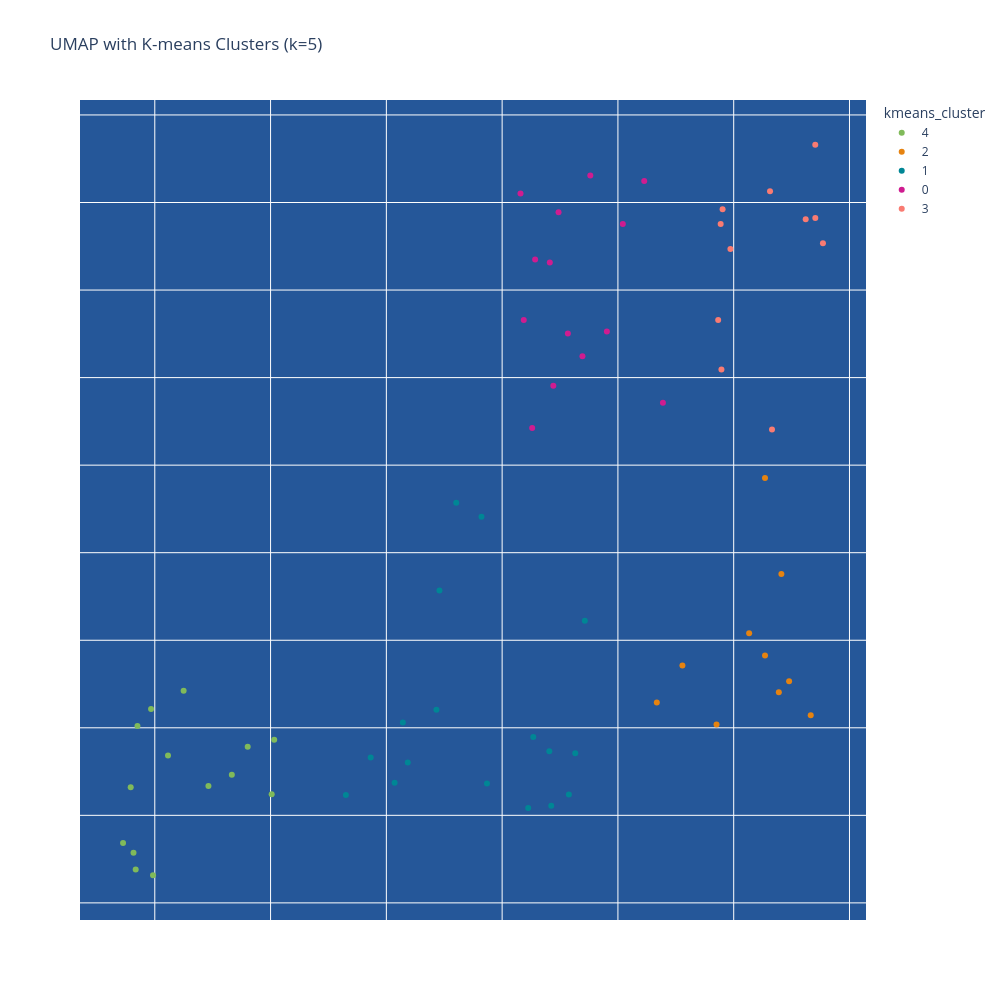

Notebook source saved alongside this figure:
### Code cell
# K-means clustering on UMAP coordinates
# Number of clusters for K-means
n_clusters = int(input(f"Enter the number of clusters you want (optimal = {optimal_k}): ")) # You can adjust this parameter to get desired number of clusters

# Perform K-means clustering on UMAP coordinates
kmeans = KMeans(n_clusters=n_clusters, random_state=42, n_init=10)
cluster_labels = kmeans.fit_predict(umap_result)

# Add K-means cluster assignments to the dataframe
umap_df_pca['kmeans_cluster'] = cluster_labels

# Print the number of clusters
print(f"Number of K-means clusters: {n_clusters}")

# Visualize UMAP with K-means clusters
umap_df_pca['Faculty_Full_Name'] = raw_data['Faculty_Full_Name']
umap_df_pca['kmeans_cluster'] = umap_df_pca['kmeans_cluster'].astype(str)
fig = px.scatter(
    umap_df_pca,
    x="V1",
    y="V2",
    color='kmeans_cluster',
    title=f"UMAP with K-means Clusters (k={n_clusters})",
    hover_name="Faculty_Full_Name",
    hover_data={"V1": False, "V2": False, 'Top_Mesh_Terms': True},
    width=1000,
    height=1000,
    color_discrete_sequence=px.colors.qualitative.Bold,
    category_orders={'kmeans_cluster': sorted(umap_df_pca['kmeans_cluster'].astype(float))}
)
fig_show(fig)

# Process clustering results and prepare for analysis
## This block creates a dataframe with numeric data, adds cluster labels, ensures proper data types, and identifies feature columns for further analysis
filtered_data_df = pd.DataFrame(feature_matrix)  # Create a new dataframe with numeric data
filtered_data_df['cluster'] = kmeans.labels_  # Add cluster labels to the dataframe

# Create a clustered dataframe for analysis
cluster_feature_matrix = filtered_data_df

# Ensure the cluster column is properly formatted
cluster_feature_matrix['cluster'] = cluster_feature_matrix['cluster'].astype('category')

### Figure 1 — Plotly figure (JSON) as saved in the notebook; plotly's stock layout.template omitted (floating-point values rounded to 4 significant figures)
{"data": [{"customdata": [[["Hippocampus", "Neuronal_Plasticity", "Cognitive_Dysfunction", "Neoplasms", "Synapses"]], [["Hippocampus", "Synaptic_Transmission", "Transcription_Factors", "Nerve_Net", "Adipocytes"]], [["Long_Term_Potentiation", "Synapses", "Synaptic_Transmission"]], [["Hippocampus", "Neurons", "Dentate_Gyrus"]], [["Hippocampus", "Long_Term_Potentiation", "Dentate_Gyrus", "Synapses", "Neuronal_Plasticity"]], [["Brain", "Hippocampus", "Neurons", "Long_Term_Potentiation", "Synapses"]], [["Entorhinal_Cortex", "Neurons", "Learning", "Hippocampus", "Brain"]], [["Endocannabinoids", "Dronabinol", "Brain", "Amidohydrolases", "Signal_Transduction"]], [["Spinal_Cord_Injuries", "Dentate_Gyrus", "Neurons", "Hippocampus", "Genetic_Vectors"]], [["Brain", "Neurons", "Alzheimer_Disease", "Aged", "Genetic_Vectors"]], [["Neurons", "Virus_Latency", "Brain", "Alzheimer_Disease", "Nerve_Net"]], [["Ventral_Tegmental_Area", "Neurons", "Dopamine", "Brain", "Hippocampus"]], [["Microglia", "Alzheimer_Disease", "Calcium", "Induced_Pluripotent_Stem_Cells", "Neurons"]], [["Neurons", "Brain", "Alzheimer_Disease", "Hippocampus", "Neural_Pathways"]]], "hovertemplate": "<b>%{hovertext}</b><br><br>kmeans_cluster=4<br>Top_Mesh_Terms=%{customdata[0]}<extra></extra>", "hovertext": ["Acharya, Munjal Mahendra", "Chen, Lulu Y", "Diaz Alonso, Javier", "Ewell, Laura Ann", "Gall, Christine M", "Hunt, Robert Francis", "Igarashi, Kei", "Piomelli, Daniele", "Steward, Oswald", "Xu, Xiangmin", "Koyuncu, Orkide", "Beier, Kevin T", "Cahalan, Michael", "Holmes, Todd C"], "legendgroup": "4", "marker": {"color": "rgb(128, 186, 90)", "symbol": "circle"}, "mode": "markers", "name": "4", "orientation": "v", "showlegend": true, "type": "scatter", "x": [0.8503, 1.249, 0.8161, 0.792, 0.835, 0.9846, 0.7259, 2.031, 1.665, 2.01, 1.463, 1.114, 1.802, 0.9677], "xaxis": "x", "y": [6.011, 6.211, 5.286, 5.66, 5.191, 5.158, 5.342, 5.932, 5.731, 5.62, 5.668, 5.842, 5.892, 6.107], "yaxis": "y"}, {"customdata": [[["Brain", "Mutation", "Phenotype", "Cell_Cycle_Proteins", "HEK293_Cells"]], [["Transcription_Factors", "Epithelial_Cells", "Aged", "Signal_Transduction", "Cell_Differentiation"]], [["Signal_Transduction", "Transcription_Factors", "CD8_Positive_T_Lymphocytes", "DNA_Damage", "Mutation"]], [["Neurons", "Cell_Differentiation", "Epithelial_Cells", "Nerve_Net", "Animals__Genetically_Modified"]], [["Mutation", "CD8_Positive_T_Lymphocytes", "Epigenesis__Genetic", "Gene_Expression", "RNA__Nuclear"]], [["Mosquito_Vectors", "Aedes", "Animals__Genetically_Modified", "Malaria", "CRISPR_Cas_Systems"]], [["Salmonella_typhimurium", "Bacterial_Proteins", "Macrophages", "Inflammation", "Transcription_Factors"]], [["Mutation", "Bacterial_Proteins", "Aged", "Transcription_Factors", "Gene_Expression_Regulation"]], [["Transcription_Factors", "Gene_Expression", "Animals__Genetically_Modified"]], [["Muscle__Skeletal", "CD8_Positive_T_Lymphocytes", "Brain", "Microglia", "Transcriptome"]]], "hovertemplate": "<b>%{hovertext}</b><br><br>kmeans_cluster=2<br>Top_Mesh_Terms=%{customdata[0]}<extra></extra>", "hovertext": ["Calof, Anne L", "Dai, Xing", "Marazzi, Ivan", "Steele, Robert E", "Byun, Minji", "James, Anthony A", "Mcclelland, Michael", "Tan, Ming", "Jusiak, Barbara", "Villalta, Sergio Armando"], "legendgroup": "2", "marker": {"color": "rgb(230, 131, 16)", "symbol": "circle"}, "mode": "markers", "name": "2", "orientation": "v", "showlegend": true, "type": "scatter", "x": [6.665, 6.133, 6.412, 5.852, 6.478, 6.27, 5.336, 5.557, 6.39, 6.27], "xaxis": "x", "y": [6.071, 6.54, 6.878, 6.018, 6.267, 6.412, 6.144, 6.355, 6.203, 7.427], "yaxis": "y"}, {"customdata": [[["Retinal_Degeneration", "Retinal_Cone_Photoreceptor_Cells", "Brain", "Neurons", "HEK293_Cells"]], [["Stroke", "Aged", "Treatment_Outcome", "Spinal_Cord_Injuries", "Learning"]], [[]], [[]], [["Phenotype", "Peptides"]], [["Neurons", "Aged", "Liver", "Circadian_Clocks", "Aged__80_and_over"]], [[]], [[]], [["HIV_Infections", "Virus_Latency", "CD4_Positive_T_Lymphocytes", "Virus_Replication", "Cytokines"]], [["Virus_Replication", "HEK293_Cells", "CRISPR_Cas_Systems", "Virus_Diseases", "Brain"]], [["Aged", "RNA__Messenger", "Gene_Expression_Regulation", "Neurons", "HEK293_Cells"]], [["HEK293_Cells", "Mutation", "Neuronal_Plasticity", "Ligands", "Ventral_Tegmental_Area"]], [[]], [["Neoplasms", "Microglia", "Immune_Checkpoint_Inhibitors", "Neurons", "Aged"]], [["Ion_Channels", "Brain", "Calcium", "Neural_Stem_Cells"]], [["COVID_19", "Aged", "HEK293_Cells", "RNA__Messenger", "SARS_CoV_2"]], [["Brain", "Organoids", "Neural_Stem_Cells", "Neurons", "Aged"]]], "hovertemplate": "<b>%{hovertext}</b><br><br>kmeans_cluster=1<br>Top_Mesh_Terms=%{customdata[0]}<extra></extra>", "hovertext": ["Lyon, David Christian", "Reinkensmeyer, David J", "Sandmeyer, Suzanne B", "Baker, Nicholas Edward", "Barbour, Alan G", "Borrelli, Emilia", "Burke, Thomas P", "Goldin, Alan L", "Marsden, Matthew D", "Semler, Bert L", "Shi, Yongsheng", "Abbott, Geoffrey Winston", "Eguchi, Asuka", "Othy, Shivashankar", "Pathak, Medha", "Yu, Alvin", "Monuki, Edwin"], "legendgroup": "1", "marker": {"color": "rgb(0, 134, 149)", "symbol": "circle"}, "mode": "markers", "name": "1", "orientation": "v", "showlegend": true, "type": "scatter", "x": [3.459, 3.822, 4.632, 4.576, 3.869, 3.185, 4.407, 4.424, 3.604, 2.865, 4.714, 4.225, 4.269, 3.143, 2.65, 3.432, 3.071], "xaxis": "x", "y": [6.784, 7.205, 5.855, 5.619, 5.682, 5.802, 5.867, 5.555, 7.285, 5.83, 6.611, 5.542, 5.948, 6.03, 5.616, 6.102, 5.686], "yaxis": "y"}, {"customdata": [[["Transcriptome", "COVID_19", "Single_Cell_Analysis", "Stroke", "SARS_CoV_2"]], [["Liver", "Breast_Neoplasms", "Homeostasis", "Cell_Proliferation", "Biomarkers"]], [["Transcriptome", "Polyadenylation", "Aged", "RNA__Messenger", "Gene_Expression_Regulation"]], [["Aged", "COVID_19", "Aged__80_and_over", "Aedes", "Macrophages"]], [["Liver", "Ligands"]], [["Adipocytes", "Obesity", "Liver", "Muscle__Skeletal", "Proteomics"]], [["Antibodies__Viral", "Influenza_Vaccines", "Adjuvants__Immunologic", "Influenza__Human", "Mice__Inbred_BALB_C"]], [["COVID_19", "Malaria__Falciparum", "Antibodies__Viral", "SARS_CoV_2", "Plasmodium_falciparum"]], [["Protein_Binding", "Proteomics", "HEK293_Cells", "RNA__Messenger", "RNA_Binding_Proteins"]], [["Bacterial_Toxins", "Clostridioides_difficile", "Bacterial_Proteins", "Signal_Transduction", "Neoplasms"]], [["Retinaldehyde", "Retina", "Retinal_Pigment_Epithelium", "Retinal_Degeneration", "Retinal_Cone_Photoreceptor_Cells"]], [["Brain", "Microglia", "Breast_Neoplasms", "Single_Cell_Analysis", "Endothelial_Cells"]], [["Ion_Channels", "Ligands"]], [["Organoids", "Influenza_Vaccines", "Influenza__Human", "Antibodies__Viral", "B_Lymphocytes"]]], "hovertemplate": "<b>%{hovertext}</b><br><br>kmeans_cluster=0<br>Top_Mesh_Terms=%{customdata[0]}<extra></extra>", "hovertext": ["Watanabe Kuwata, Momoko", "Jang, Cholsoon", "Li, Wei", "Liu, Haoping", "Ng, Stanley Wai Kwong", "Seldin, Marcus Michael", "Davies, David Huw", "Felgner, Philip", "Huang, Lan", "Jin, Rongsheng", "Kiser, Philip", "Lawson, Devon A", "Tombola, Francesco", "Wagar, Lisa"], "legendgroup": "0", "marker": {"color": "rgb(207, 28, 144)", "symbol": "circle"}, "mode": "markers", "name": "0", "orientation": "v", "showlegend": true, "type": "scatter", "x": [5.227, 4.694, 4.442, 4.568, 4.487, 5.389, 4.412, 4.187, 5.042, 4.904, 4.259, 4.285, 4.159, 4.761], "xaxis": "x", "y": [9.123, 8.122, 7.954, 8.252, 8.944, 7.857, 8.658, 8.329, 8.877, 8.263, 7.712, 8.675, 9.052, 9.155], "yaxis": "y"}, {"customdata": [[["Cytidine_Deaminase", "Neoplasms", "DNA", "HEK293_Cells", "Mutation"]], [["Chromatin", "Protein_Binding", "Cell_Line"]], [["Neoplasms", "Cell_Line__Tumor", "DNA_Binding_Proteins", "Saccharomyces_cerevisiae", "Saccharomyces_cerevisiae_Proteins"]], [["Signal_Transduction", "Cell_Differentiation", "Breast_Neoplasms", "Epithelial_Cells", "Breast"]], [["Circadian_Clocks", "Circadian_Rhythm", "Signal_Transduction", "Neoplasms", "Liver"]], [["DNA", "Epigenesis__Genetic", "Heterochromatin", "Neoplasms", "Mutation"]], [["Homeodomain_Proteins", "Transcriptome", "Cell_Differentiation", "Muscle__Skeletal", "Single_Cell_Analysis"]], [["Alternative_Splicing", "RNA_Splicing", "Cell_Line__Tumor", "RNA_Binding_Proteins", "Cell_Proliferation"]], [["Muscle__Skeletal", "Pluripotent_Stem_Cells", "Cell_Differentiation", "Homeodomain_Proteins"]], [["Cell_Line__Tumor", "CD8_Positive_T_Lymphocytes", "Immune_Checkpoint_Inhibitors", "Signal_Transduction", "Neoplasms"]], [["Retinal_Pigment_Epithelium", "Retina", "Macular_Degeneration", "Retinal_Degeneration", "Chromatin"]]], "hovertemplate": "<b>%{hovertext}</b><br><br>kmeans_cluster=3<br>Top_Mesh_Terms=%{customdata[0]}<extra></extra>", "hovertext": ["Buisson, Remi", "Donovan, Peter J", "Kaiser, Peter", "Kessenbrock, Kai", "Masri, Selma", "Qiao, Feng", "Yokomori, Kyoko", "Hertel, Klemens J", "Hicks, Michael Ryan", "Marangoni, Francesco", "Skowronska-Krawczyk, Dorota"], "legendgroup": "3", "marker": {"color": "rgb(249, 123, 114)", "symbol": "circle"}, "mode": "markers", "name": "3", "orientation": "v", "showlegend": true, "type": "scatter", "x": [5.866, 6.704, 5.904, 6.331, 5.894, 6.771, 6.705, 6.314, 6.622, 5.971, 5.887], "xaxis": "x", "y": [8.329, 9.33, 8.961, 7.704, 8.046, 8.767, 8.912, 9.064, 8.905, 8.734, 8.877], "yaxis": "y"}], "layout": {"height": 1000, "legend": {"title": {"text": "kmeans_cluster"}, "tracegroupgap": 0}, "plot_bgcolor": "#255799", "title": {"text": "UMAP with K-means Clusters (k=5)"}, "width": 1000, "xaxis": {"anchor": "y", "domain": [0, 1], "showticklabels": false, "title": {"text": ""}}, "yaxis": {"anchor": "x", "domain": [0, 1], "showticklabels": false, "title": {"text": ""}}}}
